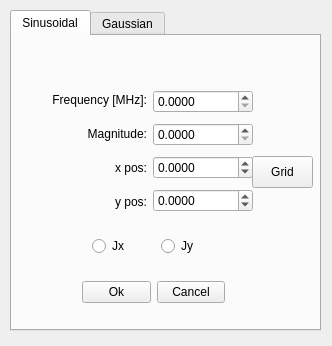
<?xml version="1.0" encoding="UTF-8"?>
<ui version="4.0">
 <class>SourceSettings</class>
 <widget class="QMainWindow" name="SourceSettings">
  <property name="geometry">
   <rect>
    <x>0</x>
    <y>0</y>
    <width>332</width>
    <height>346</height>
   </rect>
  </property>
  <property name="sizePolicy">
   <sizepolicy hsizetype="Preferred" vsizetype="Preferred">
    <horstretch>0</horstretch>
    <verstretch>0</verstretch>
   </sizepolicy>
  </property>
  <property name="minimumSize">
   <size>
    <width>305</width>
    <height>346</height>
   </size>
  </property>
  <property name="maximumSize">
   <size>
    <width>400</width>
    <height>346</height>
   </size>
  </property>
  <property name="windowTitle">
   <string>MainWindow</string>
  </property>
  <widget class="QWidget" name="centralwidget">
   <widget class="QTabWidget" name="tabWidget">
    <property name="geometry">
     <rect>
      <x>10</x>
      <y>10</y>
      <width>311</width>
      <height>321</height>
     </rect>
    </property>
    <property name="currentIndex">
     <number>0</number>
    </property>
    <widget class="QWidget" name="Sinusoidal">
     <attribute name="title">
      <string>Sinusoidal</string>
     </attribute>
     <widget class="QWidget" name="layoutWidget">
      <property name="geometry">
       <rect>
        <x>70</x>
        <y>240</y>
        <width>143</width>
        <height>32</height>
       </rect>
      </property>
      <layout class="QHBoxLayout" name="horizontalLayout_2">
       <item>
        <widget class="QPushButton" name="Ok">
         <property name="text">
          <string>Ok</string>
         </property>
        </widget>
       </item>
       <item>
        <widget class="QPushButton" name="Cancel">
         <property name="text">
          <string>Cancel</string>
         </property>
        </widget>
       </item>
      </layout>
     </widget>
     <widget class="QWidget" name="layoutWidget">
      <property name="geometry">
       <rect>
        <x>80</x>
        <y>200</y>
        <width>131</width>
        <height>20</height>
       </rect>
      </property>
      <layout class="QHBoxLayout" name="horizontalLayout_3">
       <item>
        <widget class="QRadioButton" name="Jx">
         <property name="text">
          <string>Jx</string>
         </property>
        </widget>
       </item>
       <item>
        <widget class="QRadioButton" name="Jy">
         <property name="text">
          <string>Jy</string>
         </property>
        </widget>
       </item>
      </layout>
     </widget>
     <widget class="QWidget" name="layoutWidget">
      <property name="geometry">
       <rect>
        <x>10</x>
        <y>50</y>
        <width>231</width>
        <height>130</height>
       </rect>
      </property>
      <layout class="QHBoxLayout" name="horizontalLayout">
       <item>
        <layout class="QVBoxLayout" name="verticalLayout">
         <item>
          <widget class="QLabel" name="label_frequency">
           <property name="text">
            <string>Frequency [MHz]:</string>
           </property>
           <property name="alignment">
            <set>Qt::AlignRight|Qt::AlignTrailing|Qt::AlignVCenter</set>
           </property>
          </widget>
         </item>
         <item>
          <widget class="QLabel" name="label_magnitude">
           <property name="text">
            <string>Magnitude:</string>
           </property>
           <property name="alignment">
            <set>Qt::AlignRight|Qt::AlignTrailing|Qt::AlignVCenter</set>
           </property>
          </widget>
         </item>
         <item>
          <widget class="QLabel" name="label_xpos">
           <property name="text">
            <string>x pos:</string>
           </property>
           <property name="alignment">
            <set>Qt::AlignRight|Qt::AlignTrailing|Qt::AlignVCenter</set>
           </property>
          </widget>
         </item>
         <item>
          <widget class="QLabel" name="label_ypos">
           <property name="text">
            <string>y pos:</string>
           </property>
           <property name="alignment">
            <set>Qt::AlignRight|Qt::AlignTrailing|Qt::AlignVCenter</set>
           </property>
          </widget>
         </item>
        </layout>
       </item>
       <item>
        <layout class="QVBoxLayout" name="verticalLayout_2">
         <item>
          <widget class="QDoubleSpinBox" name="Frequency">
           <property name="maximumSize">
            <size>
             <width>100</width>
             <height>16777215</height>
            </size>
           </property>
           <property name="locale">
            <locale language="English" country="UnitedStates"/>
           </property>
           <property name="decimals">
            <number>4</number>
           </property>
           <property name="maximum">
            <double>99999.000000000000000</double>
           </property>
          </widget>
         </item>
         <item>
          <widget class="QDoubleSpinBox" name="Magnitude">
           <property name="maximumSize">
            <size>
             <width>100</width>
             <height>16777215</height>
            </size>
           </property>
           <property name="locale">
            <locale language="English" country="UnitedStates"/>
           </property>
           <property name="decimals">
            <number>4</number>
           </property>
           <property name="maximum">
            <double>9999.000000000000000</double>
           </property>
          </widget>
         </item>
         <item>
          <widget class="QDoubleSpinBox" name="xpos">
           <property name="maximumSize">
            <size>
             <width>100</width>
             <height>16777215</height>
            </size>
           </property>
           <property name="locale">
            <locale language="English" country="UnitedStates"/>
           </property>
           <property name="decimals">
            <number>4</number>
           </property>
           <property name="minimum">
            <double>-999.000000000000000</double>
           </property>
           <property name="maximum">
            <double>999.000000000000000</double>
           </property>
          </widget>
         </item>
         <item>
          <widget class="QDoubleSpinBox" name="ypos">
           <property name="maximumSize">
            <size>
             <width>100</width>
             <height>16777215</height>
            </size>
           </property>
           <property name="locale">
            <locale language="English" country="UnitedStates"/>
           </property>
           <property name="decimals">
            <number>4</number>
           </property>
           <property name="minimum">
            <double>-999.000000000000000</double>
           </property>
           <property name="maximum">
            <double>999.000000000000000</double>
           </property>
          </widget>
         </item>
        </layout>
       </item>
      </layout>
     </widget>
     <widget class="QPushButton" name="Grid">
      <property name="geometry">
       <rect>
        <x>240</x>
        <y>120</y>
        <width>61</width>
        <height>32</height>
       </rect>
      </property>
      <property name="text">
       <string>Grid</string>
      </property>
     </widget>
    </widget>
    <widget class="QWidget" name="Gaussian">
     <attribute name="title">
      <string>Gaussian</string>
     </attribute>
     <widget class="QPushButton" name="GridGaussian">
      <property name="geometry">
       <rect>
        <x>240</x>
        <y>150</y>
        <width>61</width>
        <height>32</height>
       </rect>
      </property>
      <property name="focusPolicy">
       <enum>Qt::NoFocus</enum>
      </property>
      <property name="text">
       <string>Grid</string>
      </property>
     </widget>
     <widget class="QWidget" name="">
      <property name="geometry">
       <rect>
        <x>80</x>
        <y>250</y>
        <width>142</width>
        <height>32</height>
       </rect>
      </property>
      <layout class="QHBoxLayout" name="horizontalLayout_5">
       <item>
        <widget class="QPushButton" name="OkGaussian">
         <property name="text">
          <string>Ok</string>
         </property>
        </widget>
       </item>
       <item>
        <widget class="QPushButton" name="CancelGaussian">
         <property name="text">
          <string>Cancel</string>
         </property>
        </widget>
       </item>
      </layout>
     </widget>
     <widget class="QWidget" name="">
      <property name="geometry">
       <rect>
        <x>100</x>
        <y>220</y>
        <width>101</width>
        <height>20</height>
       </rect>
      </property>
      <layout class="QHBoxLayout" name="horizontalLayout_6">
       <item>
        <widget class="QRadioButton" name="JxGaussian">
         <property name="enabled">
          <bool>true</bool>
         </property>
         <property name="minimumSize">
          <size>
           <width>50</width>
           <height>0</height>
          </size>
         </property>
         <property name="maximumSize">
          <size>
           <width>50</width>
           <height>16777215</height>
          </size>
         </property>
         <property name="text">
          <string>Jx</string>
         </property>
        </widget>
       </item>
       <item>
        <widget class="QRadioButton" name="JyGaussian">
         <property name="minimumSize">
          <size>
           <width>50</width>
           <height>0</height>
          </size>
         </property>
         <property name="maximumSize">
          <size>
           <width>50</width>
           <height>16777215</height>
          </size>
         </property>
         <property name="text">
          <string>Jy</string>
         </property>
        </widget>
       </item>
      </layout>
     </widget>
     <widget class="QWidget" name="">
      <property name="geometry">
       <rect>
        <x>10</x>
        <y>10</y>
        <width>226</width>
        <height>198</height>
       </rect>
      </property>
      <layout class="QHBoxLayout" name="horizontalLayout_4">
       <item>
        <layout class="QVBoxLayout" name="verticalLayout_3">
         <item>
          <widget class="QLabel" name="label">
           <property name="sizePolicy">
            <sizepolicy hsizetype="Preferred" vsizetype="Preferred">
             <horstretch>0</horstretch>
             <verstretch>0</verstretch>
            </sizepolicy>
           </property>
           <property name="text">
            <string>frequency [MHz]:</string>
           </property>
           <property name="alignment">
            <set>Qt::AlignRight|Qt::AlignTrailing|Qt::AlignVCenter</set>
           </property>
          </widget>
         </item>
         <item>
          <widget class="QLabel" name="label_2">
           <property name="sizePolicy">
            <sizepolicy hsizetype="Preferred" vsizetype="Preferred">
             <horstretch>0</horstretch>
             <verstretch>0</verstretch>
            </sizepolicy>
           </property>
           <property name="text">
            <string>Magnitude:</string>
           </property>
           <property name="alignment">
            <set>Qt::AlignRight|Qt::AlignTrailing|Qt::AlignVCenter</set>
           </property>
          </widget>
         </item>
         <item>
          <widget class="QLabel" name="label_3">
           <property name="sizePolicy">
            <sizepolicy hsizetype="Preferred" vsizetype="Preferred">
             <horstretch>0</horstretch>
             <verstretch>0</verstretch>
            </sizepolicy>
           </property>
           <property name="text">
            <string>Pulse width [ns]:</string>
           </property>
           <property name="alignment">
            <set>Qt::AlignRight|Qt::AlignTrailing|Qt::AlignVCenter</set>
           </property>
          </widget>
         </item>
         <item>
          <widget class="QLabel" name="label_4">
           <property name="sizePolicy">
            <sizepolicy hsizetype="Preferred" vsizetype="Preferred">
             <horstretch>0</horstretch>
             <verstretch>0</verstretch>
            </sizepolicy>
           </property>
           <property name="text">
            <string>Time delay [ns]:</string>
           </property>
           <property name="alignment">
            <set>Qt::AlignRight|Qt::AlignTrailing|Qt::AlignVCenter</set>
           </property>
          </widget>
         </item>
         <item>
          <widget class="QLabel" name="label_5">
           <property name="sizePolicy">
            <sizepolicy hsizetype="Preferred" vsizetype="Preferred">
             <horstretch>0</horstretch>
             <verstretch>0</verstretch>
            </sizepolicy>
           </property>
           <property name="text">
            <string>x pos:</string>
           </property>
           <property name="alignment">
            <set>Qt::AlignRight|Qt::AlignTrailing|Qt::AlignVCenter</set>
           </property>
          </widget>
         </item>
         <item>
          <widget class="QLabel" name="label_6">
           <property name="sizePolicy">
            <sizepolicy hsizetype="Preferred" vsizetype="Preferred">
             <horstretch>0</horstretch>
             <verstretch>0</verstretch>
            </sizepolicy>
           </property>
           <property name="text">
            <string>y pos:</string>
           </property>
           <property name="alignment">
            <set>Qt::AlignRight|Qt::AlignTrailing|Qt::AlignVCenter</set>
           </property>
          </widget>
         </item>
        </layout>
       </item>
       <item>
        <layout class="QVBoxLayout" name="verticalLayout_4">
         <item>
          <widget class="QDoubleSpinBox" name="FrequencyGaussian">
           <property name="minimumSize">
            <size>
             <width>50</width>
             <height>0</height>
            </size>
           </property>
           <property name="locale">
            <locale language="English" country="UnitedStates"/>
           </property>
           <property name="decimals">
            <number>4</number>
           </property>
           <property name="maximum">
            <double>9999.000000000000000</double>
           </property>
          </widget>
         </item>
         <item>
          <widget class="QDoubleSpinBox" name="MagnitudeGaussian">
           <property name="minimumSize">
            <size>
             <width>50</width>
             <height>0</height>
            </size>
           </property>
           <property name="locale">
            <locale language="English" country="UnitedStates"/>
           </property>
           <property name="decimals">
            <number>4</number>
           </property>
           <property name="maximum">
            <double>9999.000000000000000</double>
           </property>
          </widget>
         </item>
         <item>
          <widget class="QDoubleSpinBox" name="PulseWidthGaussian">
           <property name="minimumSize">
            <size>
             <width>50</width>
             <height>0</height>
            </size>
           </property>
           <property name="locale">
            <locale language="English" country="UnitedStates"/>
           </property>
           <property name="decimals">
            <number>4</number>
           </property>
           <property name="maximum">
            <double>9999.000000000000000</double>
           </property>
          </widget>
         </item>
         <item>
          <widget class="QDoubleSpinBox" name="TimeDelayGaussian">
           <property name="minimumSize">
            <size>
             <width>50</width>
             <height>0</height>
            </size>
           </property>
           <property name="locale">
            <locale language="English" country="UnitedStates"/>
           </property>
           <property name="decimals">
            <number>4</number>
           </property>
           <property name="maximum">
            <double>9999.000000000000000</double>
           </property>
          </widget>
         </item>
         <item>
          <widget class="QDoubleSpinBox" name="xposGaussian">
           <property name="minimumSize">
            <size>
             <width>50</width>
             <height>0</height>
            </size>
           </property>
           <property name="locale">
            <locale language="English" country="UnitedStates"/>
           </property>
           <property name="decimals">
            <number>4</number>
           </property>
           <property name="minimum">
            <double>-9999.000000000000000</double>
           </property>
           <property name="maximum">
            <double>9999.000000000000000</double>
           </property>
          </widget>
         </item>
         <item>
          <widget class="QDoubleSpinBox" name="yposGaussian">
           <property name="minimumSize">
            <size>
             <width>50</width>
             <height>0</height>
            </size>
           </property>
           <property name="locale">
            <locale language="English" country="UnitedStates"/>
           </property>
           <property name="decimals">
            <number>4</number>
           </property>
           <property name="minimum">
            <double>-9999.000000000000000</double>
           </property>
           <property name="maximum">
            <double>9999.000000000000000</double>
           </property>
          </widget>
         </item>
        </layout>
       </item>
      </layout>
     </widget>
    </widget>
   </widget>
  </widget>
 </widget>
 <resources/>
 <connections/>
</ui>
